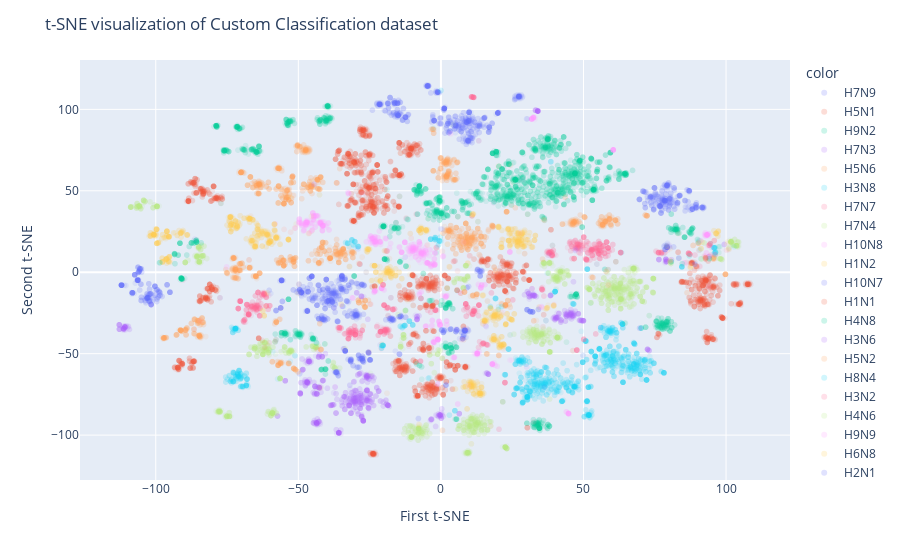

Notebook code for this chart:
### Code cell
fig = px.scatter(x=X_tsne[:, 0], y=X_tsne[:, 1], color=colours, opacity=0.1)
fig.update_layout(
    title="t-SNE visualization of Custom Classification dataset",
    xaxis_title="First t-SNE",
    yaxis_title="Second t-SNE",
)
fig.show()
